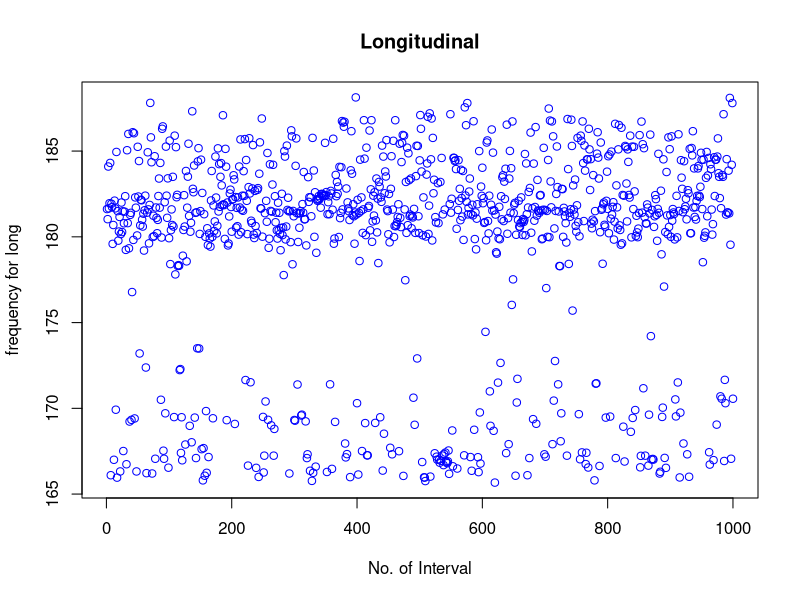
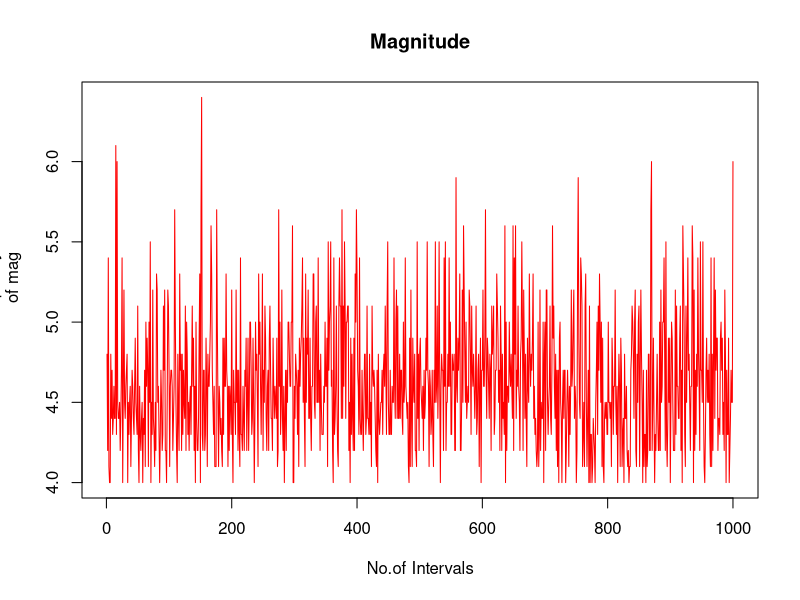
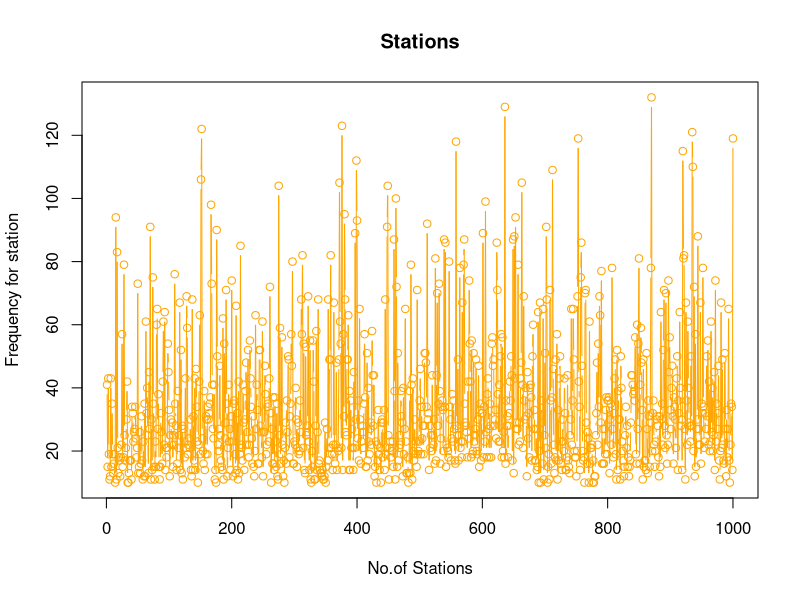
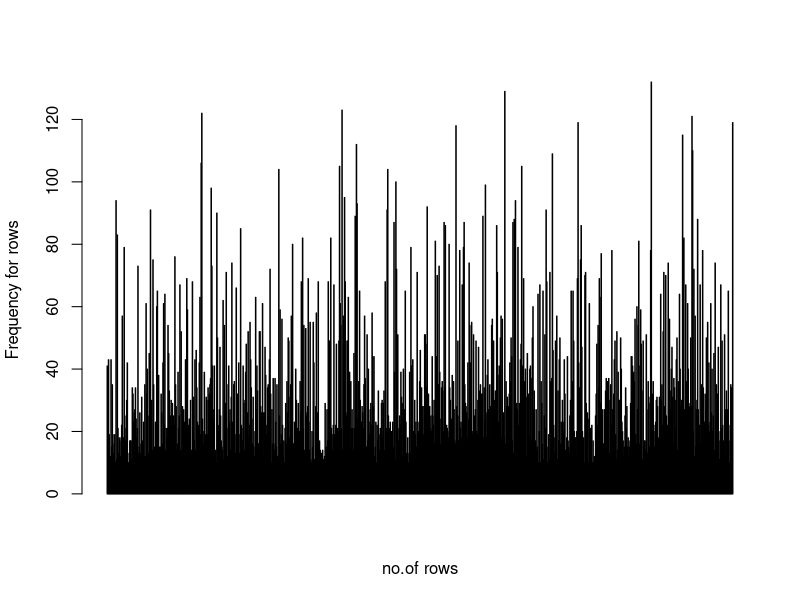
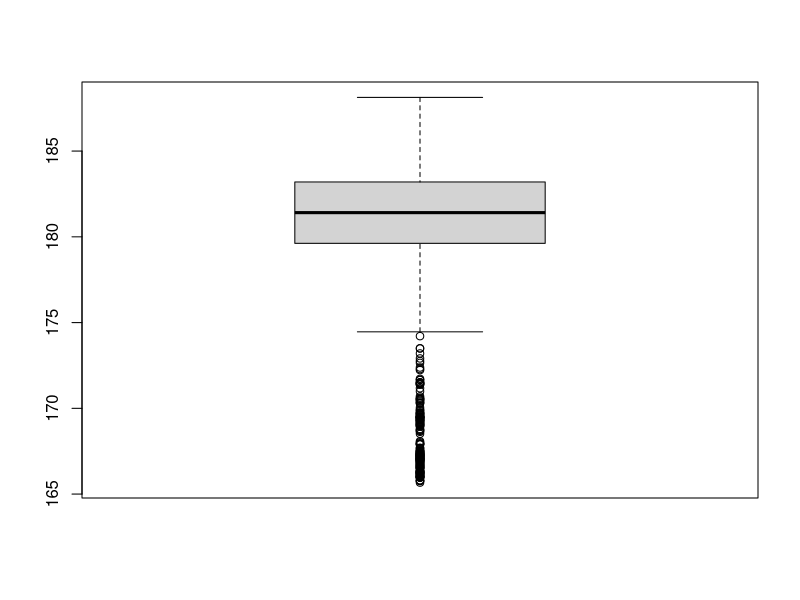
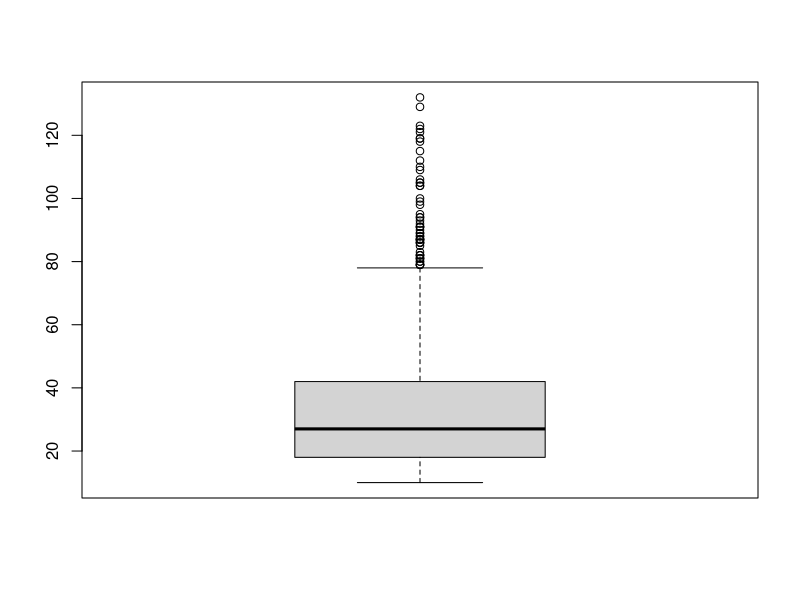
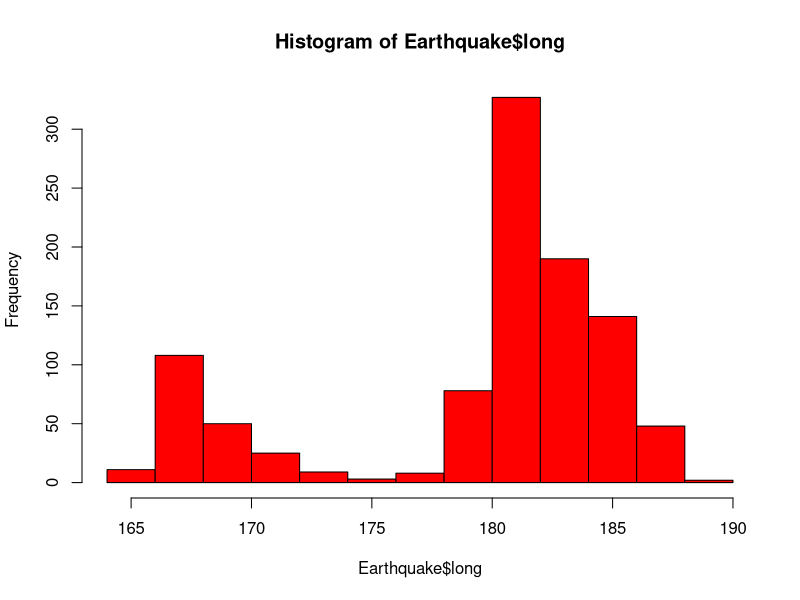

Source code (R) for these figures, in order: (Note: this script raises an error after producing the figures.)
##practice-

Earthquake<-datasets::quakes

head(Earthquake)
tail(Earthquake)

head(Earthquake[,2])

head(Earthquake$long)

tail(Earthquake,10)
Earthquake[50:70,]

Earthquake[44,]

head(Earthquake[4,])

summary(Earthquake$lat)

summary(Earthquake$long)

summary(Earthquake$depth)

summary(Earthquake$mag)

summary(Earthquake$stations)

var(Earthquake$depth)

var(Earthquake)

var(Earthquake$long)

range(Earthquake$mag)

Earthquake[2,]

##plots

plot(Earthquake$long, main = 'Longitudinal', xlab = 'No. of Interval',
     ylab = 'frequency for long', type = 'p', col='blue')

plot(Earthquake$mag, main='Magnitude', xlab='No.of Intervals', ylab='Frequency
     of mag', col='red', type='l')

plot(Earthquake$stations, main = 'Stations', xlab = 'No.of Stations',
     ylab = 'Frequency for station', col='orange', type = 'b')

barplot(Earthquake$stations, col='red', horiz = 'F', xlab = 'no.of rows',
        ylab = 'Frequency for rows',axes = 'T')

boxplot(Earthquake$long)

boxplot(Earthquake$stations)

boxplot.stats(Earthquake$stations)$out

boxplot.stats(Earthquake$depth)$out

hist(Earthquake$long, col = 'red')

sd(Earthquake$stations)

skewness(Earthquake$depth)

kurtosis(Earthquake$mag)

kurtosis(Earthquake$depth)

skewness(Earthquake$mag)

